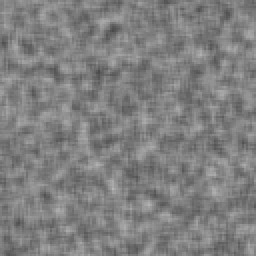
%> input picture assignment4/synth1.pgm, 128 x 128 px (shown 2 times larger); the run also reads 1 picture not shown here
$ octave --eval "result = opticalflow;"   (GNU Octave 9; MATLAB toolbox functions it lacks are replaced by stand-ins)
%> lines starting %> are read from the running program, lines starting %| are printed output that depends on the picture
### assignment4/gaussianDer.m
%% Function Question 4
function Gd = gaussianDer(sigma)
    x   = -3*sigma:3*sigma;
    Gd  = -x.*gaussian(sigma)./(sigma^2);
end

### assignment4/gaussian.m
%% Funcion Question 1
function G = gaussian(sigma)
    x = -3*sigma:3*sigma;
    B = 1.*(exp((-x.^2)./(2.*sigma.^2)))./(sigma.*sqrt(2.*pi));
    G = B./sum(B);
end

### assignment4/opticalflow.m
%function F = flow(im1,im2)
% calculates the optical flow between images im1 and im2
%
%INPUT
%- im1: first image (in time) should be in black and white
%- im2: second image (in time) should be in black and white
%- sigma: how much you smooth the image
%
%OUTPUT
%- F: vector of flows
%- ind: indexes of the flow vectors
function [F,ind] = opticalflow(im1,im2,sigma)

% if no images are provided load standard images
if nargin < 1
    im1 = imread('synth1.pgm');
%> im1 is the input picture: size 128x128 uint8; min 74, max 183, mean 127.6
    im2 = imread('synth2.pgm');
    sigma = 1;
end

% convert images to double precision
im1 = double(im1);
%> im1: size 128x128 double
im2 = double(im2);
%> im2: size 128x128 double

% devide regions
[h,w] = size(im1);
%> h = 128; w = 128

hDevide = floor(h/15);
%> hDevide = 8
wDevide = floor(w/15);
%> wDevide = 8

%Calculate the center coordinates of the regions
ind = zeros(hDevide,wDevide,2);
ind(:,:,1) = repmat((0:wDevide-1)',1,hDevide)*15+7.5;
ind(:,:,2) = repmat((0:hDevide-1),wDevide,1)*15+7.5;

%Find image derivatives (refer to Gaussian filters in Exercise 1)

Gd = gaussianDer(sigma);

Ix          = conv2(im1, Gd, 'same');
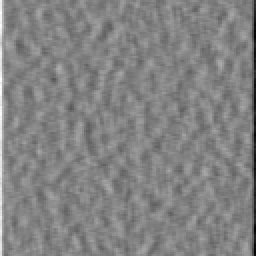
%> Ix: size 128x128 double (shown 2 times larger); min -59.74, max 56.64, mean 0; drawn with min black and max white
Iy          = conv2(im1, Gd', 'same');
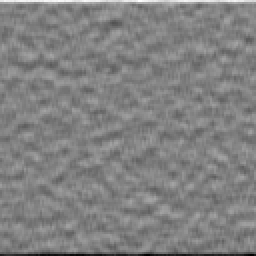
%> Iy: size 128x128 double (shown 2 times larger); min -58.54, max 56.8, mean 0; drawn with min black and max white
It          = im2 - im1;
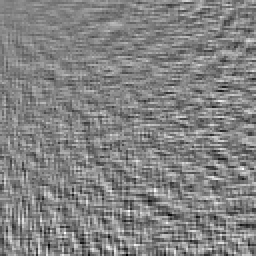
%> It: size 128x128 double (shown 2 times larger); min -37, max 35, mean 0; drawn with min black and max white

%For every patch find flow vector and store in F
F = zeros(hDevide,wDevide,2);
for i=0:hDevide-1
    for j=0:wDevide-1
        % make a matrix consisting of derivatives along the patch
        A1 = Ix((15*i+1):(15*(i+1)), (15*j+1):(15*(j+1)));
        A2 = Iy((15*i+1):(15*(i+1)), (15*j+1):(15*(j+1)));
        A  =  [A1(:) A2(:)];
        % make b matrix consisting of derivatives in time
        b = It((15*i+1):(15*(i+1)), (15*j+1):(15*(j+1)));
        v = (A'*A)^-1 * A'*b(:);
        F(i+1,j+1,:) = v;
    end
end

end
